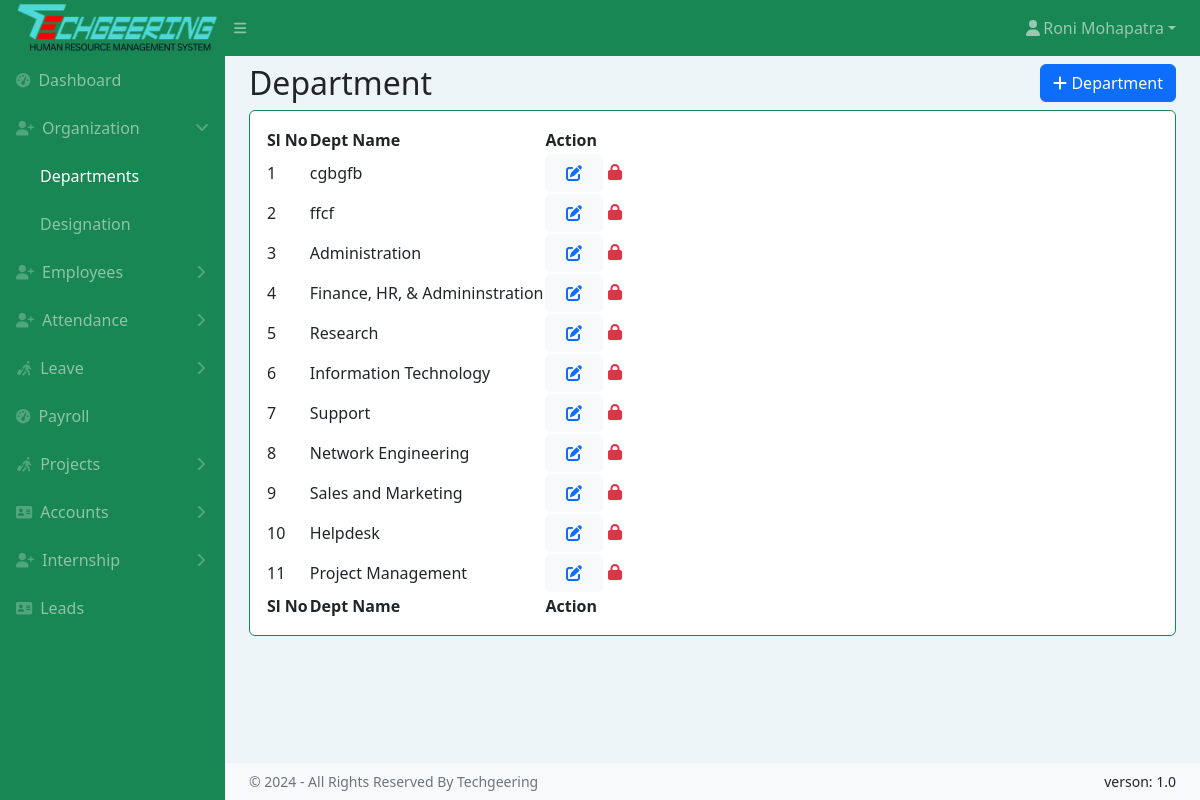
Page /departments.php (signed in) on the committed database.
### tables this page shows
CREATE TABLE `employee` (
  `id` int(11) NOT NULL,
  `em_code` varchar(64) DEFAULT NULL,
  `des_id` int(11) DEFAULT NULL,
  `dep_id` int(11) DEFAULT NULL,
  `full_name` varchar(128) DEFAULT NULL,
  `father_name` varchar(50) NOT NULL,
  `mother_name` varchar(50) NOT NULL,
  `em_email` varchar(64) DEFAULT NULL,
  `prof_email` varchar(70) NOT NULL,
  `marital_status` varchar(20) NOT NULL,
  `em_password` varchar(512) NOT NULL,
  `em_role` int(10) NOT NULL,
  `status` enum('ACTIVE','INACTIVE') NOT NULL DEFAULT 'ACTIVE',
  `em_gender` enum('Male','Female') NOT NULL DEFAULT 'Male',
  `em_phone` varchar(64) DEFAULT NULL,
  `em_wahtsapp` varchar(64) DEFAULT NULL,
  `em_birthday` varchar(128) DEFAULT NULL,
  `em_blood_group` enum('O+','O-','A+','A-','B+','B-','AB+','OB+') DEFAULT NULL,
  `em_joining_date` varchar(128) DEFAULT NULL,
  `last_company_date` date DEFAULT NULL,
  `em_contact_end` varchar(128) DEFAULT NULL,
  `em_image` varchar(128) DEFAULT NULL,
  `em_aadher` varchar(64) DEFAULT NULL,
  `em_pan` varchar(20) NOT NULL,
  `emergency_contact` int(10) NOT NULL
);

CREATE TABLE `department` (
  `id` int(11) NOT NULL,
  `dep_name` varchar(64) NOT NULL,
  `status` enum('0','1') NOT NULL
);

### departments.php (the view, shortened to what this page needs)
<!DOCTYPE html>
<html lang="en">
<head>
    <link href="https://cdn.jsdelivr.net/npm/simple-datatables@7.1.2/dist/style.min.css" rel="stylesheet" />
    <link href="assets/css/styles.css" rel="stylesheet" />
</head>
<body class="sb-nav-fixed">
    <?php include 'common/topnav.php' ?>
    <div id="layoutSidenav">
        <?php include 'common/sidenav.php' ?>
        <div id="layoutSidenav_content">
            <main>
                <div class="container-fluid px-4">
                    <div class="d-flex justify-content-between align-items-center">
                        <h2 class="my-2">Department</h2>
                        <button type="button" class="btn btn-primary" data-bs-toggle="modal" data-bs-target="#addDept">
                            <i class="fa-solid fa-plus"></i> Department
                        </button>
                    </div>
                    <div class="card mb-4">
                        <div class="card-body">
                            <table id="datatablesSimple">
                                <thead>
                                    <tr>
                                        <th>Sl No</th>
                                        <th>Dept Name</th>
                                        <th>Action</th>
                                    </tr>
                                </thead>
                                <tbody>
                                    <?php
                                    include "common/conn.php";
                                    $sql = "SELECT * FROM department";
                                    $result = $conn->query($sql);
                                    $slno = 1;
                                    if ($result->num_rows > 0) {
                                        while ($row = $result->fetch_assoc()) {
                                            ?>
                                            <tr>
                                                <td><?php echo $slno; ?></td>
                                                <td><?php echo $row["dep_name"]; ?></td>
                                                <td>
                                                    <button type="button" class="btn btn-light"
                                                        onclick="myfcn1(<?php echo $row['id']; ?>,'<?php echo $row['dep_name']; ?>')"
                                                        data-bs-toggle="modal" data-bs-target="#updateDept"><i
                                                            class="fa-solid fa-pen-to-square me-2 ms-2 text-primary"></i></button>
                                                    <?php
                                                    $status = $row['status'];
                                                    $idm = $row['id'];
                                                    if ($status == 1) {
                                                        echo "<a href='active.php?status=$idm&tb=department&returnpage=departments.php' class='success'>
                                                            <i class='fa-solid fa-unlock text-success'></i>
                                                            </a>";
                                                    } else {
                                                        echo "<a href='inactive.php?status0=$idm&&tb=department&&returnpage=departments.php' class='danger'><i class='fa-solid fa-lock text-danger'></i></a>";
                                                    }
                                                    ?>
                                                </td>
                                            </tr>
                                            <?php
                                            $slno++;
                                        }
                                    } else {
                                        echo "0 results";
                                    }
                                    ?>
                                </tbody>
                                <tfoot>
                                    <tr>
                                        <th>Sl No</th>
                                        <th>Dept Name</th>
                                        <th>Action</th>
                                    </tr>
                                </tfoot>
                            </table>
                        </div>
                    </div>
                </div>
            </main>
            <?php include 'common/copyrightfooter.php' ?>
        </div>
    </div>
</body>
</html>

### common/topnav.php (shortened to what this page needs)
<?php
$userid = $_SESSION['username'];
?>
<nav class="sb-topnav navbar navbar-expand navbar-dark bg-success">
    <a class="navbar-brand ps-3 text-center" href="index.php">
        <img src="assets/img/logo.png" class="img-fluid">
    </a>
    <button class="btn btn-link btn-sm order-1 order-lg-0 me-4 me-lg-0" id="sidebarToggle" href="#!"><i
            class="fas fa-bars"></i></button>
    <ul class="navbar-nav ms-auto me-0 me-md-3 my-2 my-md-0">
        <li class="nav-item dropdown">
            <?php
            include "common/conn.php";
            $sql = "SELECT * FROM employee WHERE id=$userid";
            $result = $conn->query($sql);
            if ($result->num_rows > 0) {
                $row = $result->fetch_assoc();
            }
            ?>
            <a class="nav-link dropdown-toggle" id="navbarDropdown" href="#" role="button" data-bs-toggle="dropdown"
                aria-expanded="false"><i class="fas fa-user fa-fw"></i><?php echo $row["full_name"]; ?></a>
        </li>
    </ul>
</nav>

### rows in the picture
employee: full_name "Roni Mohapatra"
department: dep_name "cgbgfb"
department: dep_name "ffcf"
department: dep_name "Administration"
department: dep_name "Finance, HR, & Admininstration"
department: dep_name "Research"
department: dep_name "Information Technology"
department: dep_name "Support"
department: dep_name "Network Engineering"
department: dep_name "Sales and Marketing"
department: dep_name "Helpdesk"
department: dep_name "Project Management"
